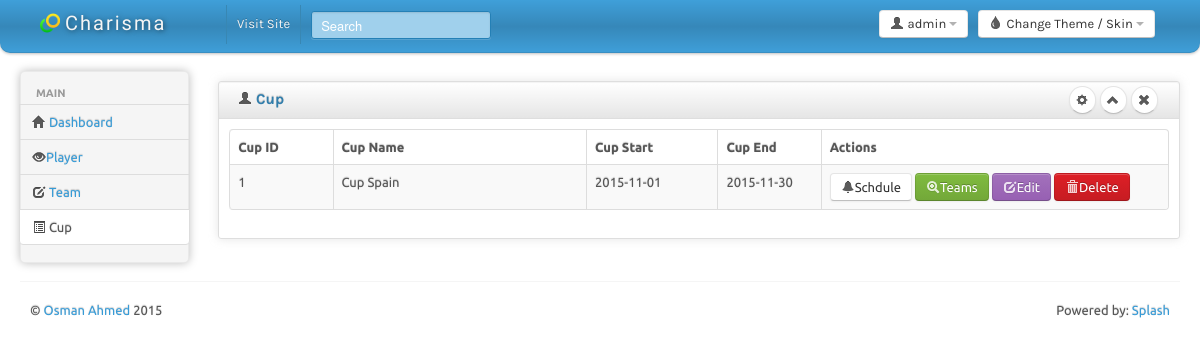
Screenshot of /cup.php with the database file from the repository.
### tables this page shows
CREATE TABLE IF NOT EXISTS `cup` (
  `CupID` int(3) NOT NULL,
  `Name` varchar(300) NOT NULL,
  `Start` date NOT NULL,
  `End` date NOT NULL
);

### cup.php (the view, shortened to what this page needs)
<!DOCTYPE html>
<html lang="en">
<head>
	<link id="bs-css" href="css/bootstrap-cerulean.css" rel="stylesheet">
	<link href="css/bootstrap-responsive.css" rel="stylesheet">
	<link href="css/charisma-app.css" rel="stylesheet">
	<link href="css/jquery-ui-1.8.21.custom.css" rel="stylesheet">
	<link href='css/fullcalendar.css' rel='stylesheet'>
	<link href='css/fullcalendar.print.css' rel='stylesheet'  media='print'>
	<link href='css/chosen.css' rel='stylesheet'>
	<link href='css/uniform.default.css' rel='stylesheet'>
	<link href='css/colorbox.css' rel='stylesheet'>
	<link href='css/jquery.cleditor.css' rel='stylesheet'>
	<link href='css/jquery.noty.css' rel='stylesheet'>
	<link href='css/noty_theme_default.css' rel='stylesheet'>
	<link href='css/elfinder.min.css' rel='stylesheet'>
	<link href='css/elfinder.theme.css' rel='stylesheet'>
	<link href='css/jquery.iphone.toggle.css' rel='stylesheet'>
	<link href='css/opa-icons.css' rel='stylesheet'>
	<link href='css/uploadify.css' rel='stylesheet'>
</head>
<body>
	<div class="navbar">
		<div class="navbar-inner">
			<div class="container-fluid">
				<a class="brand" href="index.html"> <img alt="Charisma Logo" src="img/logo20.png" /> <span>Charisma</span></a>
				<div class="btn-group pull-right theme-container" >
					<a class="btn dropdown-toggle" data-toggle="dropdown" href="#">
						<i class="icon-tint"></i><span class="hidden-phone"> Change Theme / Skin</span>
						<span class="caret"></span>
					</a>
				</div>
				<div class="btn-group pull-right" >
					<a class="btn dropdown-toggle" data-toggle="dropdown" href="#">
						<i class="icon-user"></i><span class="hidden-phone"> admin</span>
						<span class="caret"></span>
					</a>
				</div>
				<div class="top-nav nav-collapse">
					<ul class="nav">
						<li><a href="#">Visit Site</a></li>
						<li>
							<form class="navbar-search pull-left">
								<input placeholder="Search" class="search-query span2" name="query" type="text">
							</form>
						</li>
					</ul>
				</div>
			</div>
		</div>
	</div>
		<div class="container-fluid">
		<div class="row-fluid">
			<div class="span2 main-menu-span">
				<div class="well nav-collapse sidebar-nav">
        		<?php include 'rightmenu.php'; ?>
				</div>
			</div>
                <div id="content" class="span10">
<div class="row-fluid sortable">
<div class="box span12">
<div class="box-header well" data-original-title>
<h2><i class="icon-user"></i> Cup</h2>
<div class="box-icon">
<a href="AddCup.php" class="btn btn-round"><i class="icon-cog"></i></a>
<a href="#" class="btn btn-minimize btn-round"><i class="icon-chevron-up"></i></a>
<a href="#" class="btn btn-close btn-round"><i class="icon-remove"></i></a>
</div>
</div>
<div class="box-content">
<table class="table table-striped table-bordered bootstrap-datatable datatable">
<thead>
<tr>
<th width="11%">Cup ID</th>
<th width="27%">Cup Name</th>
<th width="14%">Cup Start</th>
<th width="11%">Cup End</th>
<th width="37%">Actions</th>
</tr>
</thead>
<tbody>
<?php
$GetCup = mysql_query("SELECT cup.CupID, cup.Name, cup.Start, cup.End FROM cup ORDER BY cup.Name ASC");
while($GetCupFetch = mysql_fetch_array($GetCup)){
?>
    <tr>
    <td><? echo $GetCupFetch[CupID]; ?></td>
    <td class="center"><? echo $GetCupFetch[Name]; ?></td>
    <td class="center"><? echo $GetCupFetch[Start]; ?></td>
    <td class="center"><? echo $GetCupFetch[End]; ?></td>
    <td class="center">
      <a class="btn btn-group" href="cupschdule.php?ID=<? echo $GetCupFetch[CupID]; ?>"><i class="icon-zoom-in icon-bell"></i>Schdule</a>
      <a class="btn btn-success" href="CupTeamView.php?ID=<? echo $GetCupFetch[CupID]; ?>"><i class="icon-zoom-in icon-white"></i>Teams</a>
      <a class="btn btn-info" href="CupEdit.php?ID=<? echo $GetCupFetch[CupID]; ?>"><i class="icon-edit icon-white"></i>Edit</a>
      <a class="btn btn-danger" href="CupDelete.php?ID=<? echo $GetCupFetch[CupID]; ?>"><i class="icon-trash icon-white"></i>Delete</a>
    </td>
    </tr>
<? } ?>
</tbody>
</table>
</div>
</div>
</div>
                </div>
			</div>
		<hr>
		<footer>
			<p class="pull-left">&copy; <a href="#">Osman Ahmed</a> 2015</p>
			<p class="pull-right">Powered by: <a href="#">Splash</a></p>
		</footer>
	</div>
</body>
</html>

### css/charisma-app.css (style rules this page uses)
.box { border: 1px solid #DEDEDE; border-radius:3px; -webkit-border-radius:3px; -moz-border-radius:3px; margin-top: 10px; margin-bottom: 10px ; box-shadow: 0 0 10px rgba(189, 189, 189, 0.4); -webkit-box-shadow: 0 0 10px rgba(189, 189, 189, 0.4); -moz-box-shadow: 0 0 10px rgba(189, 189, 189, 0.4); }
.box-header { border:none; padding-top:5px; border-bottom: 1px solid #DEDEDE; border-radius:3px 3px 0 0; -webkit-border-radius:3px 3px 0 0; -moz-border-radius:3px 3px 0 0; height:12px; min-height:12px; margin-bottom: 0; cursor:move; font-weight:bold; font-size:16px; background: -moz-linear-gradient(top, rgba(255,255,255,0) 0%, rgba(0,0,0,0.1) 100%); background: -webkit-gradient(linear, left top, left bottom, color-stop(0%,rgba(255,255,255,0)), color-stop(100%,rgba(0,0,0,0.1))); background: -webkit-linear-gradient(top, rgba(255,255,255,0) 0%,rgba(0,0,0,0.1) 100%); background: -o-linear-gradient(top, rgba(255,255,255,0) 0%,rgba(0,0,0,0.1) 100%); background: -ms-linear-gradient(top, rgba(255,255,255,0) 0%,rgba(0,0,0,0.1) 100%); background: linear-gradient(to bottom, rgba(255,255,255,0) 0%,rgba(0,0,0,0.1) 100%); filter: progid:DXImageTransform.Microsoft.gradient( startColorstr='#00ffffff', endColorstr='#1a000000',GradientType=0 ); }
.box-header h2 { font-size:15px; width:auto; clear:none; float:left; line-height:25px; white-space: nowrap; }
.box-header h2 > i { margin-top:1px; }
.box-icon { float:right; }
.box-icon a { clear:none; float:left; margin:0 2px; height: 18px; width:5px; margin-top: -1px; }
.box-icon a i { margin-left:-4.5px; }
.box-content { padding:10px; }
.btn-round { border-radius: 40px; -webkit-border-radius: 40px; -moz-border-radius: 40px; font-size:12px; padding-top:4px; }
footer { clear:both; }
footer .pull-right { float:right; margin-right:10px; }
footer .pull-left { float:left; margin-left:10px; }
.sidebar-nav { min-height:0; box-shadow: 0 0 10px #BDBDBD; -webkit-box-shadow: 0 0 10px #BDBDBD; -moz-box-shadow: 0 0 10px #BDBDBD; border-radius: 5px; -webkit-border-radius: 5px; -moz-border-radius: 5px; margin-bottom: 0; padding-bottom:0; }
.brand { font-family: 'Shojumaru', cursive, Arial, serif; letter-spacing:2px; text-shadow:1px 1px 5px rgba(0, 0, 0, 0.5); width:166px; }
.brand img { float:left; height:20px; width:20px; margin-right:5px; }
.brand span { float:left; }
.navbar-search { margin-left:10px; }
.navbar-inner { border-radius:0 0 10px 10px; -webkit-border-radius:0 0 10px 10px; -moz-border-radius:0 0 10px 10px; padding-top:5px; padding-bottom:5px; }
.pull-left { float:left !important; }
.pull-right { float:right !important; }

### cup.php (style rules this page uses)
body { padding-bottom: 40px; }
.sidebar-nav { padding: 9px 0; }

### rows the page displays
cup: CupID "1", Name "Cup Spain", Start "2015-11-01", End "2015-11-30"
